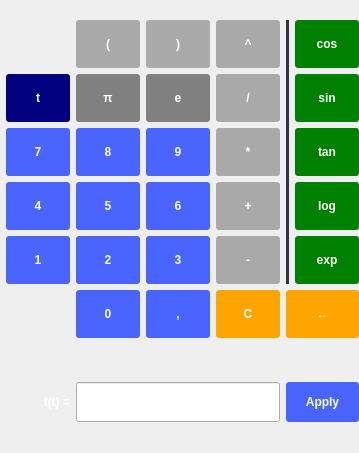
<?xml version="1.0" encoding="UTF-8"?>
<ui version="4.0">
 <class>Math</class>
 <widget class="QWidget" name="Math">
  <property name="geometry">
   <rect>
    <x>0</x>
    <y>0</y>
    <width>359</width>
    <height>453</height>
   </rect>
  </property>
  <property name="windowTitle">
   <string>Form</string>
  </property>
  <property name="styleSheet">
   <string notr="true">QPushButton {
color: white;
background-color: #4a64ff;
font-family: &quot;monospace&quot; 14pt;
font-weight: bold;
border-width: 0px;
border-radius: 3px;
min-width: 64px;
}
QPushButton:disabled {
background-color: grey;
}
QPushButton:pressed {
background-color: #F45000;
}
QLabel {
color: white;
font-family: &quot;monospace&quot;;
font-weight: bold;
}
QMenu {
color: white;
background-color: green;
font-family: &quot;monospace&quot;;
font-weight: bold;
border-width: 0px;
border-radius: 3px;
}
QMenu::item { background-color: transparent; }
QMenu::item:selected { background-color: #F45000; }</string>
  </property>
  <layout class="QGridLayout" name="gridLayout_2">
   <property name="leftMargin">
    <number>0</number>
   </property>
   <property name="topMargin">
    <number>20</number>
   </property>
   <property name="rightMargin">
    <number>0</number>
   </property>
   <property name="bottomMargin">
    <number>0</number>
   </property>
   <item row="0" column="8">
    <widget class="QPushButton" name="btnCos">
     <property name="sizePolicy">
      <sizepolicy hsizetype="Fixed" vsizetype="MinimumExpanding">
       <horstretch>0</horstretch>
       <verstretch>0</verstretch>
      </sizepolicy>
     </property>
     <property name="minimumSize">
      <size>
       <width>64</width>
       <height>48</height>
      </size>
     </property>
     <property name="maximumSize">
      <size>
       <width>16777215</width>
       <height>64</height>
      </size>
     </property>
     <property name="styleSheet">
      <string notr="true">QPushButton:enabled:!pressed { background-color: green; }</string>
     </property>
     <property name="text">
      <string>cos</string>
     </property>
    </widget>
   </item>
   <item row="4" column="4">
    <widget class="QPushButton" name="btn2">
     <property name="sizePolicy">
      <sizepolicy hsizetype="Fixed" vsizetype="MinimumExpanding">
       <horstretch>0</horstretch>
       <verstretch>0</verstretch>
      </sizepolicy>
     </property>
     <property name="minimumSize">
      <size>
       <width>64</width>
       <height>48</height>
      </size>
     </property>
     <property name="maximumSize">
      <size>
       <width>16777215</width>
       <height>64</height>
      </size>
     </property>
     <property name="text">
      <string>2</string>
     </property>
    </widget>
   </item>
   <item row="2" column="3">
    <widget class="QPushButton" name="btn7">
     <property name="sizePolicy">
      <sizepolicy hsizetype="Fixed" vsizetype="MinimumExpanding">
       <horstretch>0</horstretch>
       <verstretch>0</verstretch>
      </sizepolicy>
     </property>
     <property name="minimumSize">
      <size>
       <width>64</width>
       <height>48</height>
      </size>
     </property>
     <property name="maximumSize">
      <size>
       <width>16777215</width>
       <height>64</height>
      </size>
     </property>
     <property name="text">
      <string>7</string>
     </property>
    </widget>
   </item>
   <item row="5" column="5">
    <widget class="QPushButton" name="btnComma">
     <property name="sizePolicy">
      <sizepolicy hsizetype="Fixed" vsizetype="MinimumExpanding">
       <horstretch>0</horstretch>
       <verstretch>0</verstretch>
      </sizepolicy>
     </property>
     <property name="minimumSize">
      <size>
       <width>64</width>
       <height>48</height>
      </size>
     </property>
     <property name="maximumSize">
      <size>
       <width>16777215</width>
       <height>64</height>
      </size>
     </property>
     <property name="text">
      <string>,</string>
     </property>
    </widget>
   </item>
   <item row="11" column="7">
    <spacer name="verticalSpacer">
     <property name="orientation">
      <enum>Qt::Vertical</enum>
     </property>
     <property name="sizeType">
      <enum>QSizePolicy::Expanding</enum>
     </property>
     <property name="sizeHint" stdset="0">
      <size>
       <width>0</width>
       <height>0</height>
      </size>
     </property>
    </spacer>
   </item>
   <item row="4" column="5">
    <widget class="QPushButton" name="btn3">
     <property name="sizePolicy">
      <sizepolicy hsizetype="Fixed" vsizetype="MinimumExpanding">
       <horstretch>0</horstretch>
       <verstretch>0</verstretch>
      </sizepolicy>
     </property>
     <property name="minimumSize">
      <size>
       <width>64</width>
       <height>48</height>
      </size>
     </property>
     <property name="maximumSize">
      <size>
       <width>16777215</width>
       <height>64</height>
      </size>
     </property>
     <property name="text">
      <string>3</string>
     </property>
    </widget>
   </item>
   <item row="9" column="3">
    <widget class="QLabel" name="label_2">
     <property name="sizePolicy">
      <sizepolicy hsizetype="Preferred" vsizetype="Maximum">
       <horstretch>0</horstretch>
       <verstretch>0</verstretch>
      </sizepolicy>
     </property>
     <property name="text">
      <string>f(t) =</string>
     </property>
     <property name="alignment">
      <set>Qt::AlignRight|Qt::AlignTrailing|Qt::AlignVCenter</set>
     </property>
    </widget>
   </item>
   <item row="5" column="7" colspan="2">
    <widget class="QPushButton" name="btnBackspace">
     <property name="sizePolicy">
      <sizepolicy hsizetype="Minimum" vsizetype="MinimumExpanding">
       <horstretch>0</horstretch>
       <verstretch>0</verstretch>
      </sizepolicy>
     </property>
     <property name="minimumSize">
      <size>
       <width>64</width>
       <height>48</height>
      </size>
     </property>
     <property name="maximumSize">
      <size>
       <width>16777215</width>
       <height>64</height>
      </size>
     </property>
     <property name="styleSheet">
      <string notr="true">QPushButton:enabled:!pressed { background-color: orange; }</string>
     </property>
     <property name="text">
      <string>←</string>
     </property>
    </widget>
   </item>
   <item row="0" column="4">
    <widget class="QPushButton" name="btnOpenP">
     <property name="sizePolicy">
      <sizepolicy hsizetype="Fixed" vsizetype="MinimumExpanding">
       <horstretch>0</horstretch>
       <verstretch>0</verstretch>
      </sizepolicy>
     </property>
     <property name="minimumSize">
      <size>
       <width>64</width>
       <height>48</height>
      </size>
     </property>
     <property name="maximumSize">
      <size>
       <width>16777215</width>
       <height>64</height>
      </size>
     </property>
     <property name="styleSheet">
      <string notr="true">QPushButton:enabled:!pressed { background-color: darkgrey; }</string>
     </property>
     <property name="text">
      <string>(</string>
     </property>
    </widget>
   </item>
   <item row="4" column="8">
    <widget class="QPushButton" name="btnExp">
     <property name="sizePolicy">
      <sizepolicy hsizetype="Fixed" vsizetype="MinimumExpanding">
       <horstretch>0</horstretch>
       <verstretch>0</verstretch>
      </sizepolicy>
     </property>
     <property name="minimumSize">
      <size>
       <width>64</width>
       <height>48</height>
      </size>
     </property>
     <property name="maximumSize">
      <size>
       <width>16777215</width>
       <height>64</height>
      </size>
     </property>
     <property name="styleSheet">
      <string notr="true">QPushButton:enabled:!pressed { background-color: green; }</string>
     </property>
     <property name="text">
      <string>exp</string>
     </property>
    </widget>
   </item>
   <item row="4" column="3">
    <widget class="QPushButton" name="btn1">
     <property name="sizePolicy">
      <sizepolicy hsizetype="Fixed" vsizetype="MinimumExpanding">
       <horstretch>0</horstretch>
       <verstretch>0</verstretch>
      </sizepolicy>
     </property>
     <property name="minimumSize">
      <size>
       <width>64</width>
       <height>48</height>
      </size>
     </property>
     <property name="maximumSize">
      <size>
       <width>16777215</width>
       <height>64</height>
      </size>
     </property>
     <property name="text">
      <string>1</string>
     </property>
    </widget>
   </item>
   <item row="2" column="4">
    <widget class="QPushButton" name="btn8">
     <property name="sizePolicy">
      <sizepolicy hsizetype="Fixed" vsizetype="MinimumExpanding">
       <horstretch>0</horstretch>
       <verstretch>0</verstretch>
      </sizepolicy>
     </property>
     <property name="minimumSize">
      <size>
       <width>64</width>
       <height>48</height>
      </size>
     </property>
     <property name="maximumSize">
      <size>
       <width>16777215</width>
       <height>64</height>
      </size>
     </property>
     <property name="text">
      <string>8</string>
     </property>
    </widget>
   </item>
   <item row="4" column="6">
    <widget class="QPushButton" name="btnMinus">
     <property name="sizePolicy">
      <sizepolicy hsizetype="Fixed" vsizetype="MinimumExpanding">
       <horstretch>0</horstretch>
       <verstretch>0</verstretch>
      </sizepolicy>
     </property>
     <property name="minimumSize">
      <size>
       <width>64</width>
       <height>48</height>
      </size>
     </property>
     <property name="maximumSize">
      <size>
       <width>16777215</width>
       <height>64</height>
      </size>
     </property>
     <property name="styleSheet">
      <string notr="true">QPushButton:enabled:!pressed { background-color: darkgrey; }</string>
     </property>
     <property name="text">
      <string>-</string>
     </property>
    </widget>
   </item>
   <item row="1" column="6">
    <widget class="QPushButton" name="btnDiv">
     <property name="sizePolicy">
      <sizepolicy hsizetype="Fixed" vsizetype="MinimumExpanding">
       <horstretch>0</horstretch>
       <verstretch>0</verstretch>
      </sizepolicy>
     </property>
     <property name="minimumSize">
      <size>
       <width>64</width>
       <height>48</height>
      </size>
     </property>
     <property name="maximumSize">
      <size>
       <width>16777215</width>
       <height>64</height>
      </size>
     </property>
     <property name="styleSheet">
      <string notr="true">QPushButton:enabled:!pressed { background-color: darkgrey; }</string>
     </property>
     <property name="text">
      <string>/</string>
     </property>
    </widget>
   </item>
   <item row="2" column="6">
    <widget class="QPushButton" name="btnMult">
     <property name="sizePolicy">
      <sizepolicy hsizetype="Fixed" vsizetype="MinimumExpanding">
       <horstretch>0</horstretch>
       <verstretch>0</verstretch>
      </sizepolicy>
     </property>
     <property name="minimumSize">
      <size>
       <width>64</width>
       <height>48</height>
      </size>
     </property>
     <property name="maximumSize">
      <size>
       <width>16777215</width>
       <height>64</height>
      </size>
     </property>
     <property name="styleSheet">
      <string notr="true">QPushButton:enabled:!pressed { background-color: darkgrey; }</string>
     </property>
     <property name="text">
      <string>*</string>
     </property>
    </widget>
   </item>
   <item row="1" column="5">
    <widget class="QPushButton" name="btnE">
     <property name="sizePolicy">
      <sizepolicy hsizetype="Fixed" vsizetype="MinimumExpanding">
       <horstretch>0</horstretch>
       <verstretch>0</verstretch>
      </sizepolicy>
     </property>
     <property name="minimumSize">
      <size>
       <width>64</width>
       <height>48</height>
      </size>
     </property>
     <property name="maximumSize">
      <size>
       <width>16777215</width>
       <height>64</height>
      </size>
     </property>
     <property name="styleSheet">
      <string notr="true">QPushButton:enabled:!pressed { background-color: grey; }</string>
     </property>
     <property name="text">
      <string>e</string>
     </property>
    </widget>
   </item>
   <item row="0" column="7" rowspan="5">
    <widget class="Line" name="line_2">
     <property name="sizePolicy">
      <sizepolicy hsizetype="Minimum" vsizetype="Minimum">
       <horstretch>0</horstretch>
       <verstretch>0</verstretch>
      </sizepolicy>
     </property>
     <property name="styleSheet">
      <string notr="true">color: rgb(51, 51, 59);</string>
     </property>
     <property name="frameShadow">
      <enum>QFrame::Plain</enum>
     </property>
     <property name="lineWidth">
      <number>4</number>
     </property>
     <property name="orientation">
      <enum>Qt::Vertical</enum>
     </property>
    </widget>
   </item>
   <item row="9" column="4" colspan="3">
    <widget class="QLineEdit" name="function">
     <property name="sizePolicy">
      <sizepolicy hsizetype="Expanding" vsizetype="Minimum">
       <horstretch>0</horstretch>
       <verstretch>0</verstretch>
      </sizepolicy>
     </property>
     <property name="maximumSize">
      <size>
       <width>16777215</width>
       <height>40</height>
      </size>
     </property>
     <property name="styleSheet">
      <string notr="true">
QLineEdit[invalid=true] {
border-color: red;
}
QLineEdit[valid=true] {
border-color: green;
}</string>
     </property>
    </widget>
   </item>
   <item row="5" column="6">
    <widget class="QPushButton" name="btnClear">
     <property name="sizePolicy">
      <sizepolicy hsizetype="Minimum" vsizetype="MinimumExpanding">
       <horstretch>0</horstretch>
       <verstretch>0</verstretch>
      </sizepolicy>
     </property>
     <property name="minimumSize">
      <size>
       <width>64</width>
       <height>48</height>
      </size>
     </property>
     <property name="maximumSize">
      <size>
       <width>16777215</width>
       <height>64</height>
      </size>
     </property>
     <property name="styleSheet">
      <string notr="true">QPushButton:enabled:!pressed { background-color: orange; }</string>
     </property>
     <property name="text">
      <string>C</string>
     </property>
    </widget>
   </item>
   <item row="1" column="2">
    <spacer name="horizontalSpacer">
     <property name="orientation">
      <enum>Qt::Horizontal</enum>
     </property>
     <property name="sizeType">
      <enum>QSizePolicy::MinimumExpanding</enum>
     </property>
     <property name="sizeHint" stdset="0">
      <size>
       <width>0</width>
       <height>0</height>
      </size>
     </property>
    </spacer>
   </item>
   <item row="5" column="4">
    <widget class="QPushButton" name="btn0">
     <property name="sizePolicy">
      <sizepolicy hsizetype="Minimum" vsizetype="MinimumExpanding">
       <horstretch>0</horstretch>
       <verstretch>0</verstretch>
      </sizepolicy>
     </property>
     <property name="minimumSize">
      <size>
       <width>64</width>
       <height>48</height>
      </size>
     </property>
     <property name="maximumSize">
      <size>
       <width>16777215</width>
       <height>64</height>
      </size>
     </property>
     <property name="text">
      <string>0</string>
     </property>
    </widget>
   </item>
   <item row="3" column="5">
    <widget class="QPushButton" name="btn6">
     <property name="sizePolicy">
      <sizepolicy hsizetype="Fixed" vsizetype="MinimumExpanding">
       <horstretch>0</horstretch>
       <verstretch>0</verstretch>
      </sizepolicy>
     </property>
     <property name="minimumSize">
      <size>
       <width>64</width>
       <height>48</height>
      </size>
     </property>
     <property name="maximumSize">
      <size>
       <width>16777215</width>
       <height>64</height>
      </size>
     </property>
     <property name="text">
      <string>6</string>
     </property>
    </widget>
   </item>
   <item row="0" column="5">
    <widget class="QPushButton" name="btnCloseP">
     <property name="sizePolicy">
      <sizepolicy hsizetype="Fixed" vsizetype="MinimumExpanding">
       <horstretch>0</horstretch>
       <verstretch>0</verstretch>
      </sizepolicy>
     </property>
     <property name="minimumSize">
      <size>
       <width>64</width>
       <height>48</height>
      </size>
     </property>
     <property name="maximumSize">
      <size>
       <width>16777215</width>
       <height>64</height>
      </size>
     </property>
     <property name="styleSheet">
      <string notr="true">QPushButton:enabled:!pressed { background-color: darkgrey; }</string>
     </property>
     <property name="text">
      <string>)</string>
     </property>
    </widget>
   </item>
   <item row="3" column="8">
    <widget class="QPushButton" name="btnLog">
     <property name="sizePolicy">
      <sizepolicy hsizetype="Fixed" vsizetype="MinimumExpanding">
       <horstretch>0</horstretch>
       <verstretch>0</verstretch>
      </sizepolicy>
     </property>
     <property name="minimumSize">
      <size>
       <width>64</width>
       <height>48</height>
      </size>
     </property>
     <property name="maximumSize">
      <size>
       <width>16777215</width>
       <height>64</height>
      </size>
     </property>
     <property name="styleSheet">
      <string notr="true">QPushButton:enabled:!pressed { background-color: green; }</string>
     </property>
     <property name="text">
      <string>log</string>
     </property>
    </widget>
   </item>
   <item row="1" column="3">
    <widget class="QPushButton" name="btnT">
     <property name="sizePolicy">
      <sizepolicy hsizetype="Fixed" vsizetype="MinimumExpanding">
       <horstretch>0</horstretch>
       <verstretch>0</verstretch>
      </sizepolicy>
     </property>
     <property name="minimumSize">
      <size>
       <width>64</width>
       <height>48</height>
      </size>
     </property>
     <property name="maximumSize">
      <size>
       <width>16777215</width>
       <height>64</height>
      </size>
     </property>
     <property name="styleSheet">
      <string notr="true">QPushButton:enabled:!pressed { background-color: navy; }</string>
     </property>
     <property name="text">
      <string>t</string>
     </property>
    </widget>
   </item>
   <item row="3" column="6">
    <widget class="QPushButton" name="btnPlus">
     <property name="sizePolicy">
      <sizepolicy hsizetype="Fixed" vsizetype="MinimumExpanding">
       <horstretch>0</horstretch>
       <verstretch>0</verstretch>
      </sizepolicy>
     </property>
     <property name="minimumSize">
      <size>
       <width>64</width>
       <height>48</height>
      </size>
     </property>
     <property name="maximumSize">
      <size>
       <width>16777215</width>
       <height>64</height>
      </size>
     </property>
     <property name="styleSheet">
      <string notr="true">QPushButton:enabled:!pressed { background-color: darkgrey; }</string>
     </property>
     <property name="text">
      <string>+</string>
     </property>
    </widget>
   </item>
   <item row="2" column="5">
    <widget class="QPushButton" name="btn9">
     <property name="sizePolicy">
      <sizepolicy hsizetype="Fixed" vsizetype="MinimumExpanding">
       <horstretch>0</horstretch>
       <verstretch>0</verstretch>
      </sizepolicy>
     </property>
     <property name="minimumSize">
      <size>
       <width>64</width>
       <height>48</height>
      </size>
     </property>
     <property name="maximumSize">
      <size>
       <width>16777215</width>
       <height>64</height>
      </size>
     </property>
     <property name="text">
      <string>9</string>
     </property>
    </widget>
   </item>
   <item row="2" column="8">
    <widget class="QPushButton" name="btnTan">
     <property name="sizePolicy">
      <sizepolicy hsizetype="Fixed" vsizetype="MinimumExpanding">
       <horstretch>0</horstretch>
       <verstretch>0</verstretch>
      </sizepolicy>
     </property>
     <property name="minimumSize">
      <size>
       <width>64</width>
       <height>48</height>
      </size>
     </property>
     <property name="maximumSize">
      <size>
       <width>16777215</width>
       <height>64</height>
      </size>
     </property>
     <property name="styleSheet">
      <string notr="true">QPushButton:enabled:!pressed { background-color: green; }</string>
     </property>
     <property name="text">
      <string>tan</string>
     </property>
    </widget>
   </item>
   <item row="0" column="6">
    <widget class="QPushButton" name="btnPow">
     <property name="sizePolicy">
      <sizepolicy hsizetype="Fixed" vsizetype="MinimumExpanding">
       <horstretch>0</horstretch>
       <verstretch>0</verstretch>
      </sizepolicy>
     </property>
     <property name="minimumSize">
      <size>
       <width>64</width>
       <height>48</height>
      </size>
     </property>
     <property name="maximumSize">
      <size>
       <width>16777215</width>
       <height>64</height>
      </size>
     </property>
     <property name="styleSheet">
      <string notr="true">QPushButton:enabled:!pressed { background-color: darkgrey; }</string>
     </property>
     <property name="text">
      <string>^</string>
     </property>
    </widget>
   </item>
   <item row="3" column="3">
    <widget class="QPushButton" name="btn4">
     <property name="sizePolicy">
      <sizepolicy hsizetype="Fixed" vsizetype="MinimumExpanding">
       <horstretch>0</horstretch>
       <verstretch>0</verstretch>
      </sizepolicy>
     </property>
     <property name="minimumSize">
      <size>
       <width>64</width>
       <height>48</height>
      </size>
     </property>
     <property name="maximumSize">
      <size>
       <width>16777215</width>
       <height>64</height>
      </size>
     </property>
     <property name="text">
      <string>4</string>
     </property>
    </widget>
   </item>
   <item row="9" column="7" colspan="2">
    <widget class="QPushButton" name="btnApply">
     <property name="sizePolicy">
      <sizepolicy hsizetype="Minimum" vsizetype="Minimum">
       <horstretch>0</horstretch>
       <verstretch>0</verstretch>
      </sizepolicy>
     </property>
     <property name="minimumSize">
      <size>
       <width>64</width>
       <height>40</height>
      </size>
     </property>
     <property name="maximumSize">
      <size>
       <width>16777215</width>
       <height>40</height>
      </size>
     </property>
     <property name="styleSheet">
      <string notr="true">QPushButton:enabled:!pressed { background-color: #4a64ff; }
QPushButton[valid=true]:enabled:!pressed { background-color: #4a64ff; }
QPushButton[invalid=true]:enabled:!pressed { background-color: #4a64ff; }
QPushButton:pressed {
background-color: #4a64ff;
}
QPushButton:hover
{
	 background-color: #4a34ff;
}</string>
     </property>
     <property name="text">
      <string>Apply</string>
     </property>
    </widget>
   </item>
   <item row="1" column="4">
    <widget class="QPushButton" name="btnPi">
     <property name="sizePolicy">
      <sizepolicy hsizetype="Fixed" vsizetype="MinimumExpanding">
       <horstretch>0</horstretch>
       <verstretch>0</verstretch>
      </sizepolicy>
     </property>
     <property name="minimumSize">
      <size>
       <width>64</width>
       <height>48</height>
      </size>
     </property>
     <property name="maximumSize">
      <size>
       <width>16777215</width>
       <height>64</height>
      </size>
     </property>
     <property name="styleSheet">
      <string notr="true">QPushButton:enabled:!pressed { background-color: grey; }</string>
     </property>
     <property name="text">
      <string>π</string>
     </property>
    </widget>
   </item>
   <item row="3" column="4">
    <widget class="QPushButton" name="btn5">
     <property name="sizePolicy">
      <sizepolicy hsizetype="Fixed" vsizetype="MinimumExpanding">
       <horstretch>0</horstretch>
       <verstretch>0</verstretch>
      </sizepolicy>
     </property>
     <property name="minimumSize">
      <size>
       <width>64</width>
       <height>48</height>
      </size>
     </property>
     <property name="maximumSize">
      <size>
       <width>16777215</width>
       <height>64</height>
      </size>
     </property>
     <property name="text">
      <string>5</string>
     </property>
    </widget>
   </item>
   <item row="1" column="8">
    <widget class="QPushButton" name="btnSin">
     <property name="sizePolicy">
      <sizepolicy hsizetype="Fixed" vsizetype="MinimumExpanding">
       <horstretch>0</horstretch>
       <verstretch>0</verstretch>
      </sizepolicy>
     </property>
     <property name="minimumSize">
      <size>
       <width>64</width>
       <height>48</height>
      </size>
     </property>
     <property name="maximumSize">
      <size>
       <width>16777215</width>
       <height>64</height>
      </size>
     </property>
     <property name="styleSheet">
      <string notr="true">QPushButton:enabled:!pressed { background-color: green; }</string>
     </property>
     <property name="text">
      <string>sin</string>
     </property>
    </widget>
   </item>
   <item row="6" column="5">
    <widget class="QWidget" name="widget" native="true">
     <property name="sizePolicy">
      <sizepolicy hsizetype="Preferred" vsizetype="MinimumExpanding">
       <horstretch>0</horstretch>
       <verstretch>0</verstretch>
      </sizepolicy>
     </property>
     <property name="minimumSize">
      <size>
       <width>0</width>
       <height>8</height>
      </size>
     </property>
     <property name="maximumSize">
      <size>
       <width>0</width>
       <height>48</height>
      </size>
     </property>
    </widget>
   </item>
  </layout>
 </widget>
 <resources/>
 <connections/>
</ui>
